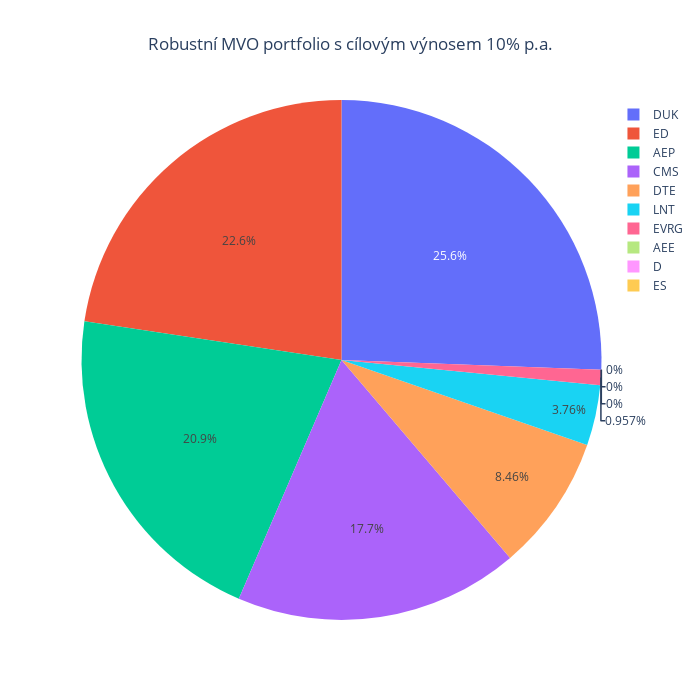

The code cell stored with this chart in its notebook:
### Code cell
weightsLWCorrelationTarget = MVOTargetReturn(prices = prices, target_return = 0.1, cov_matrix_method = "ledoit_cc")
weightsPlot(weightsLWCorrelationTarget, title = "Robustní MVO portfolio s cílovým výnosem 10% p.a.")

### Figure 1 — Plotly figure (JSON) as saved in the notebook; plotly's stock layout.template omitted (floating-point values rounded to 4 significant figures)
{"data": [{"labels": ["AEE", "AEP", "CMS", "D", "DTE", "DUK", "ED", "ES", "EVRG", "LNT"], "type": "pie", "values": [0, 0.2091, 0.1769, 0, 0.08464, 0.2559, 0.2262, 0, 0.009567, 0.03757]}], "layout": {"height": 700, "title": {"text": "Robustní MVO portfolio s cílovým výnosem 10% p.a.", "x": 0.5}, "width": 700}}
